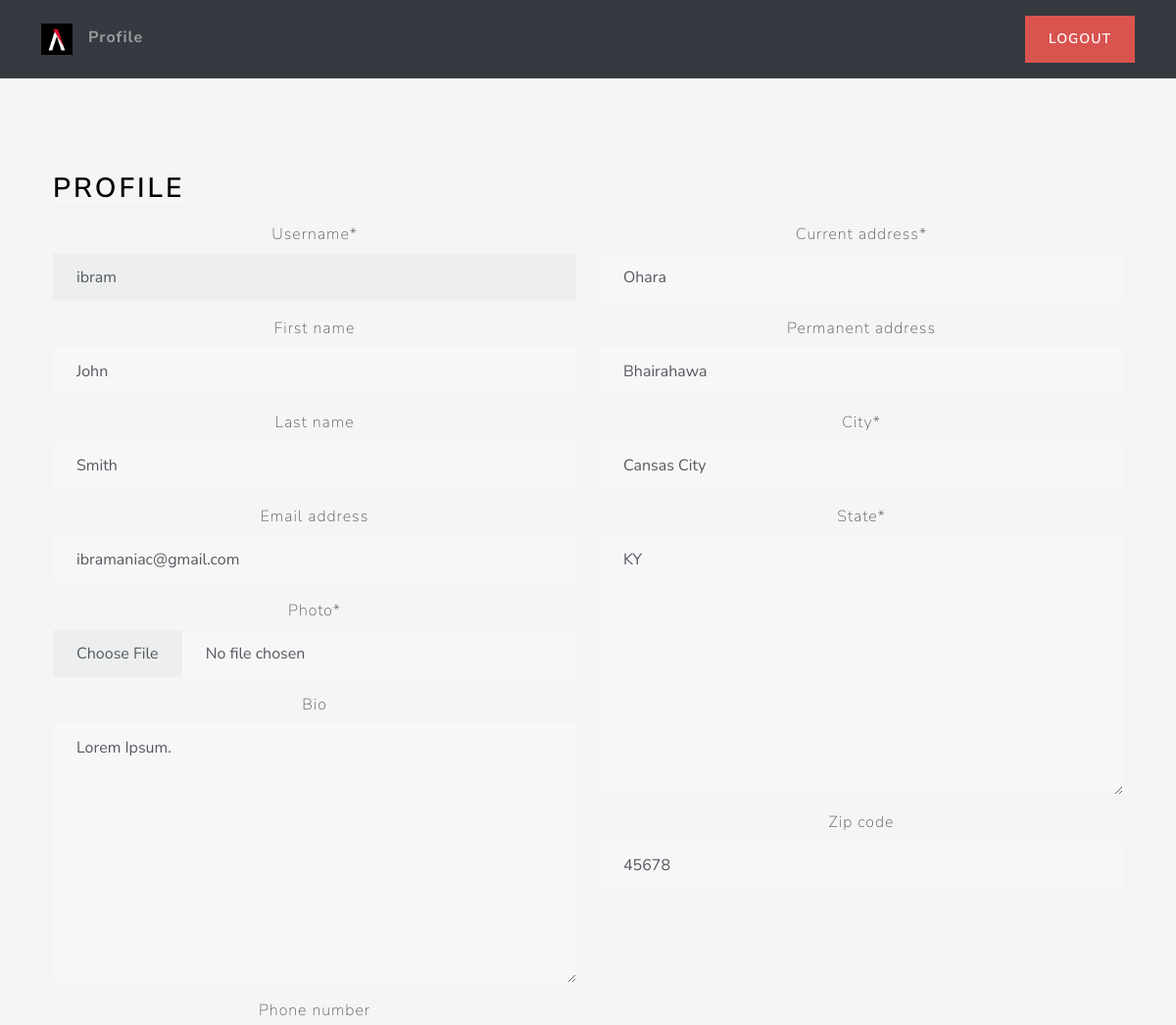
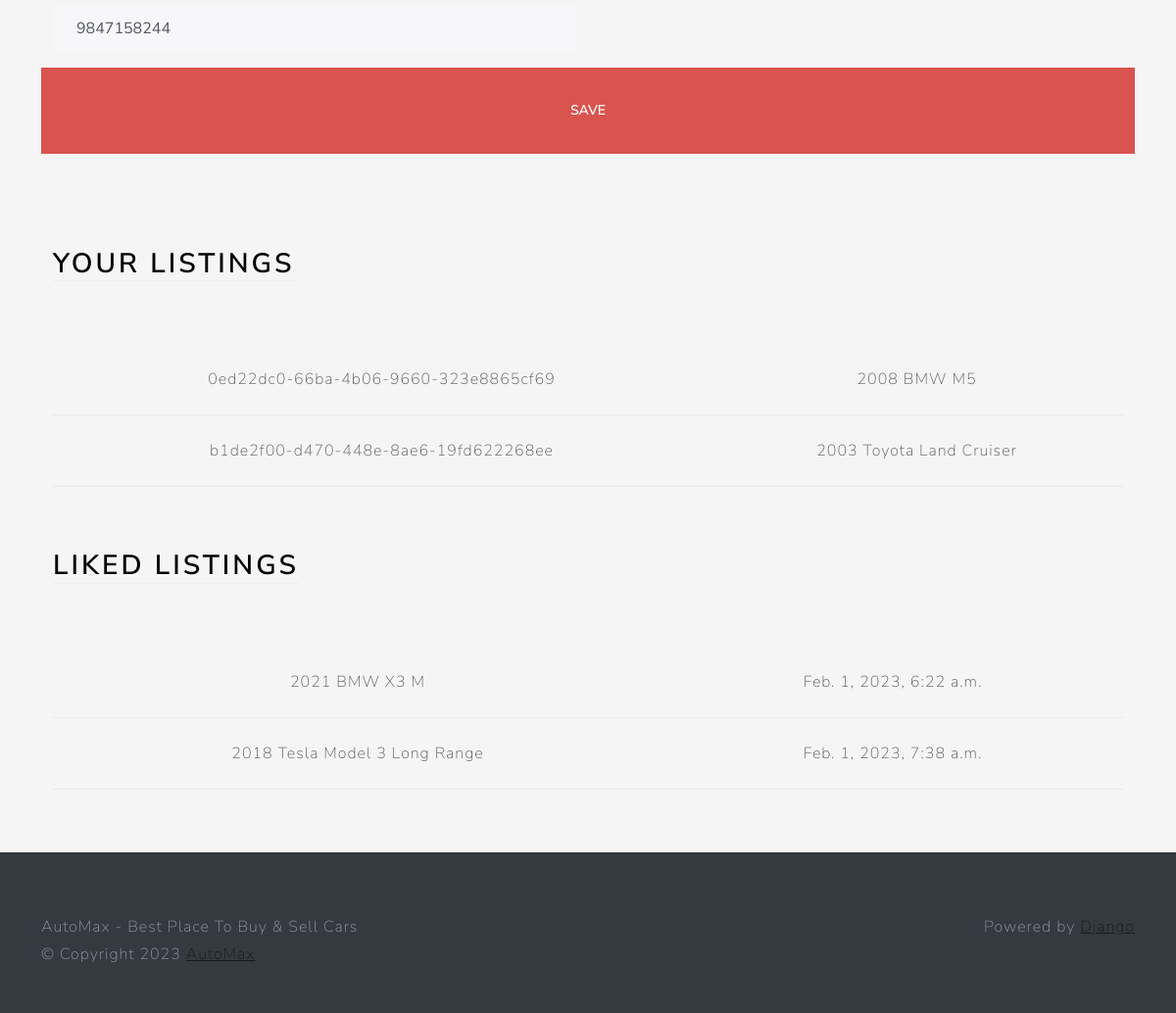
/profile/ (signed in), run on the app's committed database (2 pictures, top to bottom).
### users/models.py (models this page shows, shortened)
class Profile(models.Model):
    user = models.OneToOneField(User, on_delete=models.CASCADE)
    photo = models.ImageField(upload_to=user_directory_path,null=True)
    bio = models.TextField(blank=True)
    phone_number = models.CharField(max_length=12, blank=True)
    location = models.OneToOneField("users.Location",on_delete=models.SET_NULL, null=True)

class Location(models.Model):
    current_address = models.CharField(max_length=128, blank=True)
    permanent_address = models.CharField(max_length=128, blank=True)
    city = models.CharField(max_length=64)
    state = USStateField(default='NY')
    zip_code = USZipCodeField(blank=True)

### main/models.py (models this page shows, shortened)
class Listing(models.Model):
    id = models.UUIDField(primary_key=True, default=uuid.uuid4, unique=True, editable=False)
    created_at = models.DateTimeField(auto_now_add=True)
    updated_at = models.DateTimeField(auto_now=True)
    seller = models.ForeignKey(Profile, on_delete=models.CASCADE)
    brand = models.CharField(max_length=24, choices=CAR_BRANDS, default=None)
    model = models.CharField(max_length=64)
    vin = models.CharField(max_length=17)
    mileage = models.IntegerField(default=0)
    color = models.CharField(max_length=24)
    description = models.TextField()
    engine = models.CharField(max_length=24)
    transmission = models.CharField(max_length=24, choices=TRANSMISSION_OPTIONS, default=None)
    location = models.OneToOneField(Location, on_delete=models.SET_NULL, null=True)
    image = models.ImageField(upload_to=user_listing_path)

class LikedListing(models.Model):
    profile = models.ForeignKey(Profile, on_delete=models.CASCADE)
    listing = models.ForeignKey(Listing, on_delete=models.CASCADE)
    like_date = models.DateTimeField(auto_now_add=True)

### users/views.py (the view, shortened to what this page needs)
# urls.py: path('profile/', ProfileView.as_view(),name='profile')
@method_decorator(login_required, name='dispatch')
class ProfileView(View):
    def get(self, request):
        user_listings = Listing.objects.filter(seller=request.user.profile)
        user_liked_listings = LikedListing.objects.filter(profile=request.user.profile).all()
        user_form = UserForm(instance=request.user)
        profile_form = ProfileForm(instance=request.user.profile)
        location_form = Location_form(instance=request.user.profile.location)
        return render(request, 'views/profile.html', context={
                                                    'user_form': user_form,
                                                    'profile_form': profile_form,
                                                    'location_form': location_form,
                                                    'user_listings': user_listings,
                                                    'user_liked_listings': user_liked_listings
                                                    })

### users/forms.py
class UserForm(forms.ModelForm):
    username = forms.CharField(disabled=True)
    class Meta:
        model = User
        fields = ('username', 'first_name', 'last_name', 'email')

class ProfileForm(forms.ModelForm):
    photo = forms.ImageField(widget=CustomPhotoFieldWidget)
    bio = forms.TextInput()
    class Meta:
        model = Profile
        fields = ('photo', 'bio', 'phone_number')

### users/templates/views/profile.html (shortened to what this page needs)
{% extends 'base/base.html' %}
{% load static %}
{% load crispy_forms_tags %}
{% block 'body' %}
<div class="container-fluid text-center py-5">
    <div class="container px-4 py-5" id="hanging-icons">
        <div class="row g-4">
            <div class="col d-flex align-items-start">
                <div>
                    <h2 class="mb-3 border-bottom" style="color: black;">Profile</h2>
                </div>
            </div>
        </div>
        <form method="post" action="" enctype="multipart/form-data">
            <div class="row">
                <div class="col-6">
                        {{user_form|crispy}}
                        {{profile_form|crispy}}
                </div>
                <div class="col-6">
                    {{location_form|crispy}}
                </div>
                <br>
                <button class="btn btn-lg btn-danger" type="submit" value="Submit">
                    Save
                </button>
            </div>
        </form>
    </div>
    <div class="container px-4">
        <div class="row g-4 py-5">
            <div class="col d-flex align-items-start">
                <h2 class="mb-3 border-bottom" style="color:black;">
                    Your Listings </h2>
                </div>
        </div>
        <table class="table table-hover">
            <tbody>
                {% for listing in user_listings %}
                <tr>
                    <td>{{listing.id}}</td>
                    <td>{{listing.model}}</td>
                </tr>
                {% endfor %}
            </tbody>
        </table>
    </div>
    <div class="container px-4">
        <div class="row g-4 py-5">
            <div class="col d-flex align-items-start">
                <h2 class="mb-3 border-bottom" style="color:black;">
                    Liked Listings </h2>
                </div>
        </div>
        <table class="table table-hover">
            <tbody>
                {% for liked_listing in user_liked_listings %}
                <tr>
                    <td>{{liked_listing.listing.model}}</td>
                    <td>{{liked_listing.like_date}}</td>
                </tr>
                {% endfor %}
            </tbody>
        </table>
    </div>
</div>
{% endblock %}

### main/static/css/style.css (style rules this page uses)
html, body { height: 100%; }
body { align-items: center; padding-bottom: 40px; background-color: #f5f5f5; }
.h2, h2 { color: white; }

### data on the page
Profile: bio "Lorem Ipsum.", phone_number "9847158244"
Location: current_address "Ohara", permanent_address "Bhairahawa", city "Cansas City", state "KY", zip_code "45678"
Listing: id "0ed22dc0-66ba-4b06-9660-323e8865cf69", model "2008 BMW M5"
Listing: id "b1de2f00-d470-448e-8ae6-19fd622268ee", model "2003 Toyota Land Cruiser"
LikedListing: listing.model "2021 BMW X3 M", like_date "Feb. 1, 2023, 6:22 a.m."
LikedListing: listing.model "2018 Tesla Model 3 Long Range", like_date "Feb. 1, 2023, 7:38 a.m."
